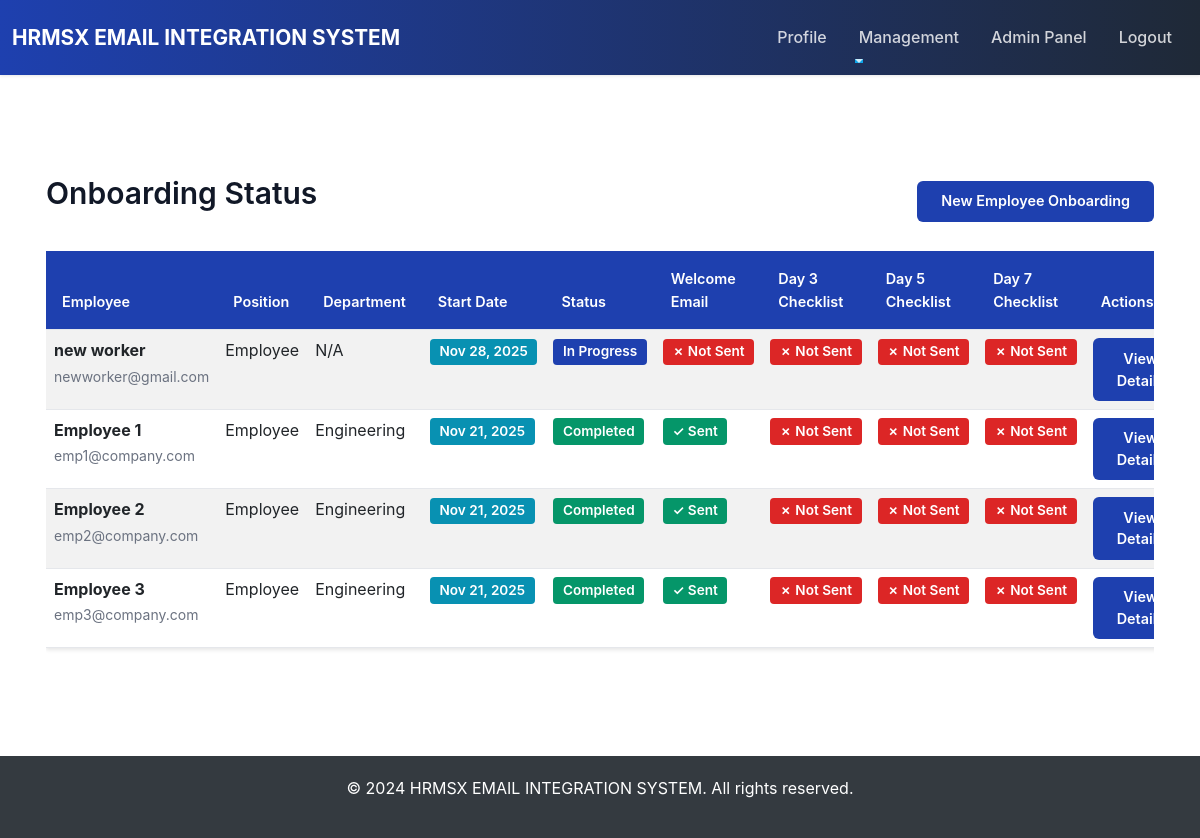
/onboarding/status/ (signed in), run on the app's committed database.
### onboarding/models.py (models this page shows, shortened)
class Onboarding(models.Model):
    STATUS_CHOICES = [
        ('in_progress', 'In Progress'),
        ('completed', 'Completed'),
        ('paused', 'Paused'),
    ]
    employee = models.OneToOneField(User, on_delete=models.CASCADE, related_name='onboarding')
    start_date = models.DateField(auto_now_add=True)
    status = models.CharField(max_length=20, choices=STATUS_CHOICES, default='in_progress')
    welcome_email_sent = models.BooleanField(default=False)
    day_3_checklist_sent = models.BooleanField(default=False)
    day_5_checklist_sent = models.BooleanField(default=False)
    day_7_checklist_sent = models.BooleanField(default=False)
    created_at = models.DateTimeField(auto_now_add=True)
    updated_at = models.DateTimeField(auto_now=True)
    class Meta:
        verbose_name_plural = "Onboarding Records"

### users/models.py (models this page shows, shortened)
class UserRole(models.Model):
    ROLE_CHOICES = [
        ('employee', 'Employee'),
        ('manager', 'Manager'),
        ('hr', 'HR'),
    ]
    user = models.OneToOneField(User, on_delete=models.CASCADE, related_name='role_profile')
    role = models.CharField(max_length=20, choices=ROLE_CHOICES)
    department = models.CharField(max_length=100, blank=True)
    phone = models.CharField(max_length=20, blank=True)
    profile_image = models.ImageField(upload_to='profile_images/', null=True, blank=True)
    manager = models.ForeignKey(User, on_delete=models.SET_NULL, null=True, blank=True, related_name='subordinates')
    created_at = models.DateTimeField(auto_now_add=True)
    updated_at = models.DateTimeField(auto_now=True)
    class Meta:
        verbose_name_plural = "User Roles"

### onboarding/views.py (the view, shortened to what this page needs)
# urls.py: path('status/', views.onboarding_status, name='onboarding_status'),
@login_required(login_url='login')
def onboarding_status(request):
    user = request.user
    role_profile = get_object_or_404(UserRole, user=user)
    if role_profile.role == 'employee':
        onboarding = get_object_or_404(Onboarding, employee=user)
    elif role_profile.role == 'hr':
        onboarding_id = request.GET.get('id')
        if onboarding_id:
            onboarding = get_object_or_404(Onboarding, id=onboarding_id)
        else:
            onboardings = Onboarding.objects.all().order_by('-start_date')
            context = {'onboardings': onboardings}
            return render(request, 'onboarding/list.html', context)
    else:
        messages.error(request, 'You are not authorized to view this page.')
        return redirect('profile')

### users/context_processors.py (called while the page is built)
def user_role(request):
    if request.user.is_authenticated:
        try:
            role_obj = UserRole.objects.get(user=request.user)
            return {
                'user_role': role_obj.role,
                'user_role_obj': role_obj,
            }
        except UserRole.DoesNotExist:
            return {
                'user_role': None,
                'user_role_obj': None,
            }
    return {
        'user_role': None,
        'user_role_obj': None,
    }

### templates/onboarding/list.html (shortened to what this page needs)
{% extends 'base.html' %}
{% block content %}
<div class="container mt-5">
    <div class="row">
        <div class="col-md-12">
            <div class="d-flex justify-content-between align-items-center mb-4">
                <h2>Onboarding Status</h2>
                <a href="{% url 'new_employee_onboarding' %}" class="btn btn-primary">
                     New Employee Onboarding
                </a>
            </div>
            {% if onboardings %}
            <div class="table-responsive">
                <table class="table table-striped table-hover">
                    <thead class="table-dark">
                        <tr>
                            <th>Employee</th>
                            <th>Position</th>
                            <th>Department</th>
                            <th>Start Date</th>
                            <th>Status</th>
                            <th>Welcome Email</th>
                            <th>Day 3 Checklist</th>
                            <th>Day 5 Checklist</th>
                            <th>Day 7 Checklist</th>
                            <th>Actions</th>
                        </tr>
                    </thead>
                    <tbody>
                        {% for onboarding in onboardings %}
                        <tr>
                            <td>
                                <strong>{{ onboarding.employee.get_full_name|default:onboarding.employee.username }}</strong>
                                <br>
                                <small class="text-muted">{{ onboarding.employee.email }}</small>
                            </td>
                            <td>
                                {% if onboarding.employee.role_profile %}
                                    {{ onboarding.employee.role_profile.role|title }}
                                {% else %}
                                    N/A
                                {% endif %}
                            </td>
                            <td>
                                {% if onboarding.employee.role_profile %}
                                    {{ onboarding.employee.role_profile.department|default:"N/A" }}
                                {% else %}
                                    N/A
                                {% endif %}
                            </td>
                            <td>
                                <span class="badge bg-info">
                                    {{ onboarding.start_date|date:"M d, Y" }}
                                </span>
                            </td>
                            <td>
                                {% if onboarding.status == 'completed' %}
                                    <span class="badge bg-success">{{ onboarding.get_status_display }}</span>
                                {% elif onboarding.status == 'paused' %}
                                    <span class="badge bg-warning">{{ onboarding.get_status_display }}</span>
                                {% else %}
                                    <span class="badge bg-primary">{{ onboarding.get_status_display }}</span>
                                {% endif %}
                            </td>
                            <td>
                                {% if onboarding.welcome_email_sent %}
                                <span class="badge bg-success">✓ Sent</span>
                                {% else %}
                                <span class="badge bg-danger">✗ Not Sent</span>
                                {% endif %}
                            </td>
                            <td>
                                {% if onboarding.day_3_checklist_sent %}
                                <span class="badge bg-success">✓ Sent</span>
                                {% else %}
                                <span class="badge bg-danger">✗ Not Sent</span>
                                {% endif %}
                            </td>
                            <td>
                                {% if onboarding.day_5_checklist_sent %}
                                <span class="badge bg-success">✓ Sent</span>
                                {% else %}
                                <span class="badge bg-danger">✗ Not Sent</span>
                                {% endif %}
                            </td>
                            <td>
                                {% if onboarding.day_7_checklist_sent %}
                                <span class="badge bg-success">✓ Sent</span>
                                {% else %}
                                <span class="badge bg-danger">✗ Not Sent</span>
                                {% endif %}
                            </td>
                            <td>
                                <a href="{% url 'onboarding_status' %}?id={{ onboarding.id }}"
                                    class="btn btn-sm btn-primary">
                                    View Details
                                </a>
                            </td>
                        </tr>
                        {% endfor %}
                    </tbody>
                </table>
            </div>
            {% else %}
            <div class="alert alert-info">
                <i class="bi bi-info-circle"></i>
                No onboarding records found.
            </div>
            {% endif %}
        </div>
    </div>
</div>
{% endblock %}

### static/custom.css (style rules this page uses)
:root { --primary-color: #1e40af; --secondary-color: #1f2937; --accent-color: #0ea5e9; --success-color: #059669; --danger-color: #dc2626; --warning-color: #d97706; --info-color: #0891b2; --light-bg: #f9fafb; --dark-text: #111827; --border-color: #e5e7eb; }
* { font-family: -apple-system, BlinkMacSystemFont, 'Segoe UI', 'Roboto', 'Oxygen', 'Ubuntu', 'Cantarell', sans-serif; }
body { background: #ffffff; color: var(--dark-text); line-height: 1.6; }
.btn { border: none; border-radius: 6px; font-weight: 600; padding: 0.6rem 1.5rem; transition: all 0.3s ease; text-transform: none; font-size: 0.9rem; letter-spacing: 0px; }
.btn-primary { background: var(--primary-color); color: white; }
.badge { padding: 0.5rem 1rem; border-radius: 4px; font-weight: 600; font-size: 0.8rem; letter-spacing: 0px; }
.bg-primary { background: var(--primary-color) !important; color: white !important; }
.bg-success { background: var(--success-color) !important; color: white !important; }
.bg-danger { background: var(--danger-color) !important; color: white !important; }
.bg-info { background: var(--info-color) !important; color: white !important; }
.table { border-collapse: collapse; letter-spacing: 0px; }
.table thead th { background: var(--primary-color); border-bottom: 1px solid var(--border-color); font-weight: 600; color: white; text-transform: none; font-size: 0.9rem; letter-spacing: 0px; padding: 1rem; }
.table tbody tr { border-bottom: 1px solid var(--border-color); transition: all 0.3s ease; }
h1, h2, h3, h4, h5, h6 { color: var(--dark-text); font-weight: 600; margin-bottom: 1rem; }
h2 { font-size: 1.875rem; }
.container { padding: 2rem 1rem; }
.text-muted { color: #6b7280 !important; }

### templates/base.html (style rules this page uses)
body { display: flex; flex-direction: column; min-height: 100vh; background-color: #f5f5f5; }
.btn-primary { background: linear-gradient(135deg, #667eea 0%, #764ba2 100%); border: none; }

### templates/onboarding/list.html (style rules this page uses)
.table { box-shadow: 0 2px 4px rgba(0, 0, 0, 0.1); }
.badge { font-size: 0.85rem; padding: 0.4rem 0.6rem; }

### data on the page
Onboarding: employee.get_full_name "new worker", employee.email "newworker@gmail.com", employee.role_profile.role "Employee", employee.role_profile.department "N/A", start_date "Nov 28, 2025", status "In Progress", welcome_email_sent "✗ Not Sent", day_3_checklist_sent "✗ Not Sent", day_5_checklist_sent "✗ Not Sent", day_7_checklist_sent "✗ Not Sent"
Onboarding: employee.get_full_name "Employee 1", employee.email "emp1@company.com", employee.role_profile.role "Employee", employee.role_profile.department "Engineering", start_date "Nov 21, 2025", status "Completed", welcome_email_sent "✓ Sent", day_3_checklist_sent "✗ Not Sent", day_5_checklist_sent "✗ Not Sent", day_7_checklist_sent "✗ Not Sent"
Onboarding: employee.get_full_name "Employee 2", employee.email "emp2@company.com", employee.role_profile.role "Employee", employee.role_profile.department "Engineering", start_date "Nov 21, 2025", status "Completed", welcome_email_sent "✓ Sent", day_3_checklist_sent "✗ Not Sent", day_5_checklist_sent "✗ Not Sent", day_7_checklist_sent "✗ Not Sent"
Onboarding: employee.get_full_name "Employee 3", employee.email "emp3@company.com", employee.role_profile.role "Employee", employee.role_profile.department "Engineering", start_date "Nov 21, 2025", status "Completed", welcome_email_sent "✓ Sent", day_3_checklist_sent "✗ Not Sent", day_5_checklist_sent "✗ Not Sent", day_7_checklist_sent "✗ Not Sent"
